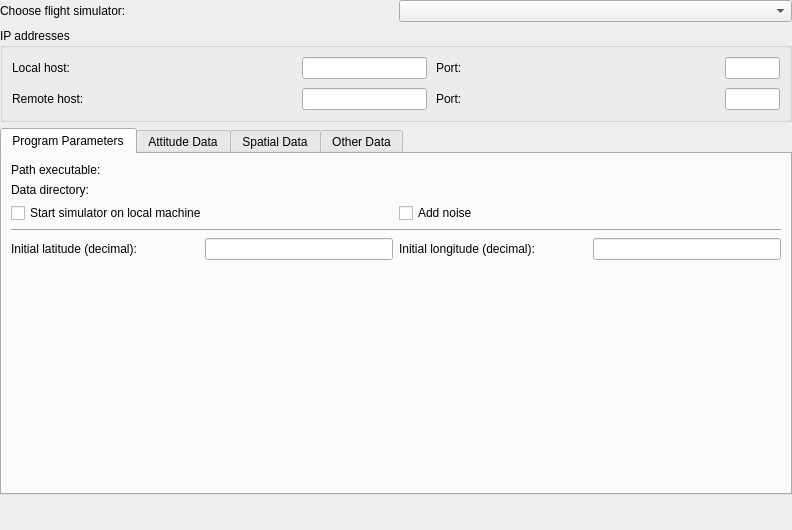
<?xml version="1.0" encoding="UTF-8"?>
<ui version="4.0">
 <class>HITLOptionsPage</class>
 <widget class="QWidget" name="HITLOptionsPage">
  <property name="geometry">
   <rect>
    <x>0</x>
    <y>0</y>
    <width>792</width>
    <height>530</height>
   </rect>
  </property>
  <property name="sizePolicy">
   <sizepolicy hsizetype="Preferred" vsizetype="Preferred">
    <horstretch>0</horstretch>
    <verstretch>0</verstretch>
   </sizepolicy>
  </property>
  <property name="minimumSize">
   <size>
    <width>0</width>
    <height>0</height>
   </size>
  </property>
  <property name="windowTitle">
   <string>Form</string>
  </property>
  <layout class="QVBoxLayout" name="verticalLayout">
   <property name="spacing">
    <number>6</number>
   </property>
   <property name="sizeConstraint">
    <enum>QLayout::SetDefaultConstraint</enum>
   </property>
   <property name="margin">
    <number>0</number>
   </property>
   <item>
    <layout class="QHBoxLayout" name="horizontalLayout">
     <item>
      <widget class="QLabel" name="chooseFlightSimulatorLabel">
       <property name="text">
        <string>Choose flight simulator:</string>
       </property>
      </widget>
     </item>
     <item>
      <widget class="QComboBox" name="chooseFlightSimulator">
       <property name="sizePolicy">
        <sizepolicy hsizetype="Preferred" vsizetype="Fixed">
         <horstretch>0</horstretch>
         <verstretch>0</verstretch>
        </sizepolicy>
       </property>
      </widget>
     </item>
    </layout>
   </item>
   <item>
    <widget class="QGroupBox" name="groupBox_3">
     <property name="sizePolicy">
      <sizepolicy hsizetype="Preferred" vsizetype="Preferred">
       <horstretch>0</horstretch>
       <verstretch>0</verstretch>
      </sizepolicy>
     </property>
     <property name="minimumSize">
      <size>
       <width>0</width>
       <height>0</height>
      </size>
     </property>
     <property name="maximumSize">
      <size>
       <width>16777215</width>
       <height>16777215</height>
      </size>
     </property>
     <property name="title">
      <string>IP addresses</string>
     </property>
     <layout class="QVBoxLayout" name="verticalLayout_10">
      <property name="spacing">
       <number>9</number>
      </property>
      <item>
       <layout class="QHBoxLayout" name="horizontalLayout_7">
        <item>
         <widget class="QLabel" name="label_6">
          <property name="text">
           <string>Local host:    </string>
          </property>
         </widget>
        </item>
        <item>
         <widget class="QLineEdit" name="hostAddress">
          <property name="sizePolicy">
           <sizepolicy hsizetype="Fixed" vsizetype="Fixed">
            <horstretch>0</horstretch>
            <verstretch>0</verstretch>
           </sizepolicy>
          </property>
          <property name="maximumSize">
           <size>
            <width>125</width>
            <height>16777215</height>
           </size>
          </property>
          <property name="toolTip">
           <string>For communication with sim computer via network. Should be the IP address of one of the interfaces of the GCS computer.</string>
          </property>
          <property name="text">
           <string/>
          </property>
          <property name="alignment">
           <set>Qt::AlignRight|Qt::AlignTrailing|Qt::AlignVCenter</set>
          </property>
         </widget>
        </item>
        <item>
         <widget class="QLabel" name="label_5">
          <property name="text">
           <string>Port:</string>
          </property>
         </widget>
        </item>
        <item>
         <widget class="QLineEdit" name="inputPort">
          <property name="sizePolicy">
           <sizepolicy hsizetype="Fixed" vsizetype="Fixed">
            <horstretch>0</horstretch>
            <verstretch>0</verstretch>
           </sizepolicy>
          </property>
          <property name="maximumSize">
           <size>
            <width>55</width>
            <height>16777215</height>
           </size>
          </property>
          <property name="toolTip">
           <string>IP port for receiving data from sim</string>
          </property>
          <property name="text">
           <string/>
          </property>
          <property name="alignment">
           <set>Qt::AlignRight|Qt::AlignTrailing|Qt::AlignVCenter</set>
          </property>
         </widget>
        </item>
       </layout>
      </item>
      <item>
       <layout class="QHBoxLayout" name="horizontalLayout_8">
        <item>
         <widget class="QLabel" name="label_9">
          <property name="text">
           <string>Remote host:</string>
          </property>
         </widget>
        </item>
        <item>
         <widget class="QLineEdit" name="remoteAddress">
          <property name="sizePolicy">
           <sizepolicy hsizetype="Fixed" vsizetype="Fixed">
            <horstretch>0</horstretch>
            <verstretch>0</verstretch>
           </sizepolicy>
          </property>
          <property name="maximumSize">
           <size>
            <width>125</width>
            <height>16777215</height>
           </size>
          </property>
          <property name="toolTip">
           <string>Only required if running simulator on remote machine. Should be the IP of the machine on which the simulator is running.</string>
          </property>
          <property name="alignment">
           <set>Qt::AlignRight|Qt::AlignTrailing|Qt::AlignVCenter</set>
          </property>
         </widget>
        </item>
        <item>
         <widget class="QLabel" name="label_4">
          <property name="text">
           <string>Port:</string>
          </property>
         </widget>
        </item>
        <item>
         <widget class="QLineEdit" name="outputPort">
          <property name="sizePolicy">
           <sizepolicy hsizetype="Fixed" vsizetype="Fixed">
            <horstretch>0</horstretch>
            <verstretch>0</verstretch>
           </sizepolicy>
          </property>
          <property name="maximumSize">
           <size>
            <width>55</width>
            <height>16777215</height>
           </size>
          </property>
          <property name="toolTip">
           <string>IP port for sending data to sim</string>
          </property>
          <property name="alignment">
           <set>Qt::AlignRight|Qt::AlignTrailing|Qt::AlignVCenter</set>
          </property>
         </widget>
        </item>
       </layout>
      </item>
     </layout>
    </widget>
   </item>
   <item>
    <widget class="QTabWidget" name="tabWidget">
     <property name="currentIndex">
      <number>0</number>
     </property>
     <widget class="QWidget" name="tab_1">
      <attribute name="title">
       <string>Program Parameters</string>
      </attribute>
      <layout class="QVBoxLayout" name="verticalLayout_11">
       <item>
        <layout class="QVBoxLayout" name="verticalLayout_12">
         <item>
          <layout class="QGridLayout" name="gridLayout_3">
           <property name="bottomMargin">
            <number>0</number>
           </property>
           <property name="verticalSpacing">
            <number>6</number>
           </property>
           <item row="0" column="0">
            <widget class="QLabel" name="label">
             <property name="sizePolicy">
              <sizepolicy hsizetype="Preferred" vsizetype="Preferred">
               <horstretch>0</horstretch>
               <verstretch>0</verstretch>
              </sizepolicy>
             </property>
             <property name="maximumSize">
              <size>
               <width>110</width>
               <height>16777215</height>
              </size>
             </property>
             <property name="text">
              <string>Path executable:</string>
             </property>
            </widget>
           </item>
           <item row="0" column="1">
            <widget class="Utils::PathChooser" name="executablePath" native="true">
             <property name="sizePolicy">
              <sizepolicy hsizetype="MinimumExpanding" vsizetype="Preferred">
               <horstretch>0</horstretch>
               <verstretch>0</verstretch>
              </sizepolicy>
             </property>
            </widget>
           </item>
           <item row="1" column="0">
            <widget class="QLabel" name="label_2">
             <property name="sizePolicy">
              <sizepolicy hsizetype="Preferred" vsizetype="Fixed">
               <horstretch>0</horstretch>
               <verstretch>0</verstretch>
              </sizepolicy>
             </property>
             <property name="maximumSize">
              <size>
               <width>16777215</width>
               <height>16777215</height>
              </size>
             </property>
             <property name="text">
              <string>Data directory:</string>
             </property>
            </widget>
           </item>
           <item row="1" column="1">
            <layout class="QHBoxLayout" name="horizontalLayout_11">
             <item>
              <widget class="Utils::PathChooser" name="dataPath" native="true">
               <property name="sizePolicy">
                <sizepolicy hsizetype="MinimumExpanding" vsizetype="Preferred">
                 <horstretch>0</horstretch>
                 <verstretch>0</verstretch>
                </sizepolicy>
               </property>
              </widget>
             </item>
            </layout>
           </item>
          </layout>
         </item>
         <item>
          <layout class="QHBoxLayout" name="horizontalLayout_13">
           <item>
            <widget class="QCheckBox" name="startSim">
             <property name="sizePolicy">
              <sizepolicy hsizetype="Preferred" vsizetype="Preferred">
               <horstretch>0</horstretch>
               <verstretch>0</verstretch>
              </sizepolicy>
             </property>
             <property name="toolTip">
              <string>Check this box to start the simulator on the local computer</string>
             </property>
             <property name="text">
              <string>Start simulator on local machine</string>
             </property>
            </widget>
           </item>
           <item>
            <widget class="QCheckBox" name="noiseCheckBox">
             <property name="sizePolicy">
              <sizepolicy hsizetype="Preferred" vsizetype="Preferred">
               <horstretch>0</horstretch>
               <verstretch>0</verstretch>
              </sizepolicy>
             </property>
             <property name="toolTip">
              <string>Add noise to sensor simulation</string>
             </property>
             <property name="text">
              <string>Add noise</string>
             </property>
            </widget>
           </item>
          </layout>
         </item>
         <item>
          <widget class="Line" name="line">
           <property name="orientation">
            <enum>Qt::Horizontal</enum>
           </property>
          </widget>
         </item>
         <item>
          <layout class="QHBoxLayout" name="horizontalLayout_12">
           <property name="margin">
            <number>0</number>
           </property>
           <item>
            <widget class="QLabel" name="label_13">
             <property name="text">
              <string>Initial latitude (decimal):</string>
             </property>
            </widget>
           </item>
           <item>
            <widget class="QLineEdit" name="latitude">
             <property name="sizePolicy">
              <sizepolicy hsizetype="Preferred" vsizetype="Preferred">
               <horstretch>0</horstretch>
               <verstretch>0</verstretch>
              </sizepolicy>
             </property>
             <property name="maximumSize">
              <size>
               <width>16777215</width>
               <height>16777215</height>
              </size>
             </property>
             <property name="text">
              <string/>
             </property>
             <property name="alignment">
              <set>Qt::AlignRight|Qt::AlignTrailing|Qt::AlignVCenter</set>
             </property>
            </widget>
           </item>
           <item>
            <widget class="QLabel" name="label_14">
             <property name="text">
              <string>Initial longitude (decimal):</string>
             </property>
            </widget>
           </item>
           <item>
            <widget class="QLineEdit" name="longitude">
             <property name="sizePolicy">
              <sizepolicy hsizetype="Preferred" vsizetype="Preferred">
               <horstretch>0</horstretch>
               <verstretch>0</verstretch>
              </sizepolicy>
             </property>
             <property name="maximumSize">
              <size>
               <width>16777215</width>
               <height>16777215</height>
              </size>
             </property>
             <property name="text">
              <string/>
             </property>
             <property name="alignment">
              <set>Qt::AlignRight|Qt::AlignTrailing|Qt::AlignVCenter</set>
             </property>
            </widget>
           </item>
          </layout>
         </item>
        </layout>
       </item>
       <item>
        <spacer name="verticalSpacer_3">
         <property name="orientation">
          <enum>Qt::Vertical</enum>
         </property>
         <property name="sizeHint" stdset="0">
          <size>
           <width>20</width>
           <height>40</height>
          </size>
         </property>
        </spacer>
       </item>
      </layout>
     </widget>
     <widget class="QWidget" name="tab_2">
      <attribute name="title">
       <string>Attitude Data</string>
      </attribute>
      <layout class="QVBoxLayout" name="verticalLayout_14">
       <item>
        <layout class="QVBoxLayout" name="verticalLayout_13">
         <property name="bottomMargin">
          <number>0</number>
         </property>
         <item>
          <widget class="QGroupBox" name="attRawCheckbox">
           <property name="enabled">
            <bool>true</bool>
           </property>
           <property name="title">
            <string>AttitudeRaw (gyro, accels)</string>
           </property>
           <property name="flat">
            <bool>true</bool>
           </property>
           <property name="checkable">
            <bool>true</bool>
           </property>
           <property name="checked">
            <bool>false</bool>
           </property>
           <layout class="QHBoxLayout" name="horizontalLayout_4">
            <property name="spacing">
             <number>6</number>
            </property>
            <property name="topMargin">
             <number>9</number>
            </property>
            <property name="rightMargin">
             <number>9</number>
            </property>
            <property name="bottomMargin">
             <number>9</number>
            </property>
            <item>
             <widget class="QLabel" name="label_8">
              <property name="sizePolicy">
               <sizepolicy hsizetype="Preferred" vsizetype="Fixed">
                <horstretch>0</horstretch>
                <verstretch>0</verstretch>
               </sizepolicy>
              </property>
              <property name="text">
               <string>Refresh rate:</string>
              </property>
             </widget>
            </item>
            <item>
             <widget class="QSpinBox" name="attRawRateSpinbox">
              <property name="enabled">
               <bool>true</bool>
              </property>
              <property name="sizePolicy">
               <sizepolicy hsizetype="Preferred" vsizetype="Fixed">
                <horstretch>0</horstretch>
                <verstretch>0</verstretch>
               </sizepolicy>
              </property>
              <property name="toolTip">
               <string>0 - update once, or every N seconds</string>
              </property>
              <property name="suffix">
               <string>ms</string>
              </property>
              <property name="minimum">
               <number>10</number>
              </property>
              <property name="maximum">
               <number>100</number>
              </property>
              <property name="value">
               <number>20</number>
              </property>
             </widget>
            </item>
           </layout>
          </widget>
         </item>
         <item>
          <widget class="QGroupBox" name="attStateCheckbox">
           <property name="enabled">
            <bool>true</bool>
           </property>
           <property name="title">
            <string>AttitudeState</string>
           </property>
           <property name="flat">
            <bool>true</bool>
           </property>
           <property name="checkable">
            <bool>true</bool>
           </property>
           <property name="checked">
            <bool>true</bool>
           </property>
           <layout class="QVBoxLayout" name="verticalLayout_4">
            <property name="spacing">
             <number>6</number>
            </property>
            <property name="topMargin">
             <number>9</number>
            </property>
            <property name="rightMargin">
             <number>9</number>
            </property>
            <property name="bottomMargin">
             <number>9</number>
            </property>
            <item>
             <widget class="QRadioButton" name="attActSim">
              <property name="font">
               <font>
                <weight>75</weight>
                <bold>true</bold>
               </font>
              </property>
              <property name="toolTip">
               <string/>
              </property>
              <property name="text">
               <string>use values from simulator</string>
              </property>
              <property name="checked">
               <bool>true</bool>
              </property>
             </widget>
            </item>
            <item>
             <widget class="QRadioButton" name="attActHW">
              <property name="text">
               <string>send simulated inertial data to board</string>
              </property>
             </widget>
            </item>
            <item>
             <widget class="QRadioButton" name="attActCalc">
              <property name="toolTip">
               <string/>
              </property>
              <property name="text">
               <string>calculate from simulated sensor data</string>
              </property>
             </widget>
            </item>
           </layout>
          </widget>
         </item>
         <item>
          <spacer name="verticalSpacer">
           <property name="orientation">
            <enum>Qt::Vertical</enum>
           </property>
           <property name="sizeHint" stdset="0">
            <size>
             <width>20</width>
             <height>40</height>
            </size>
           </property>
          </spacer>
         </item>
        </layout>
       </item>
      </layout>
     </widget>
     <widget class="QWidget" name="tab_3">
      <attribute name="title">
       <string>Spatial Data</string>
      </attribute>
      <layout class="QVBoxLayout" name="verticalLayout_16">
       <item>
        <layout class="QVBoxLayout" name="verticalLayout_15">
         <property name="bottomMargin">
          <number>0</number>
         </property>
         <item>
          <widget class="QGroupBox" name="groundTruthCheckbox">
           <property name="title">
            <string>Ground truth position and velocity</string>
           </property>
           <property name="flat">
            <bool>true</bool>
           </property>
           <property name="checkable">
            <bool>true</bool>
           </property>
           <property name="checked">
            <bool>true</bool>
           </property>
           <layout class="QHBoxLayout" name="horizontalLayout_2">
            <property name="spacing">
             <number>6</number>
            </property>
            <property name="topMargin">
             <number>9</number>
            </property>
            <property name="rightMargin">
             <number>9</number>
            </property>
            <property name="bottomMargin">
             <number>9</number>
            </property>
            <item>
             <widget class="QLabel" name="label_7">
              <property name="text">
               <string>Refresh rate:</string>
              </property>
             </widget>
            </item>
            <item>
             <widget class="QSpinBox" name="groundTruthRateSpinbox">
              <property name="enabled">
               <bool>true</bool>
              </property>
              <property name="toolTip">
               <string>0 - update once, or every N seconds</string>
              </property>
              <property name="suffix">
               <string>ms</string>
              </property>
              <property name="minimum">
               <number>1</number>
              </property>
              <property name="maximum">
               <number>5000</number>
              </property>
              <property name="singleStep">
               <number>100</number>
              </property>
              <property name="value">
               <number>100</number>
              </property>
             </widget>
            </item>
           </layout>
          </widget>
         </item>
         <item>
          <widget class="QGroupBox" name="gpsPositionCheckbox">
           <property name="title">
            <string>GPS data</string>
           </property>
           <property name="flat">
            <bool>true</bool>
           </property>
           <property name="checkable">
            <bool>true</bool>
           </property>
           <property name="checked">
            <bool>false</bool>
           </property>
           <layout class="QHBoxLayout" name="horizontalLayout_5">
            <property name="spacing">
             <number>6</number>
            </property>
            <property name="topMargin">
             <number>9</number>
            </property>
            <property name="rightMargin">
             <number>9</number>
            </property>
            <property name="bottomMargin">
             <number>9</number>
            </property>
            <item>
             <widget class="QLabel" name="label_10">
              <property name="enabled">
               <bool>true</bool>
              </property>
              <property name="text">
               <string>Refresh rate:</string>
              </property>
             </widget>
            </item>
            <item>
             <widget class="QSpinBox" name="gpsPosRateSpinbox">
              <property name="enabled">
               <bool>true</bool>
              </property>
              <property name="toolTip">
               <string>0 - update once, or every N seconds</string>
              </property>
              <property name="suffix">
               <string>ms</string>
              </property>
              <property name="minimum">
               <number>1</number>
              </property>
              <property name="maximum">
               <number>5000</number>
              </property>
              <property name="singleStep">
               <number>100</number>
              </property>
              <property name="value">
               <number>100</number>
              </property>
             </widget>
            </item>
           </layout>
          </widget>
         </item>
         <item>
          <spacer name="verticalSpacer_2">
           <property name="orientation">
            <enum>Qt::Vertical</enum>
           </property>
           <property name="sizeHint" stdset="0">
            <size>
             <width>20</width>
             <height>40</height>
            </size>
           </property>
          </spacer>
         </item>
        </layout>
       </item>
      </layout>
     </widget>
     <widget class="QWidget" name="tab_4">
      <attribute name="title">
       <string>Other Data</string>
      </attribute>
      <layout class="QVBoxLayout" name="verticalLayout_9">
       <item>
        <layout class="QVBoxLayout" name="verticalLayout_2">
         <property name="bottomMargin">
          <number>0</number>
         </property>
         <item>
          <widget class="QGroupBox" name="airspeedStateCheckbox">
           <property name="minimumSize">
            <size>
             <width>0</width>
             <height>0</height>
            </size>
           </property>
           <property name="title">
            <string>AirspeedState</string>
           </property>
           <property name="flat">
            <bool>true</bool>
           </property>
           <property name="checkable">
            <bool>true</bool>
           </property>
           <layout class="QHBoxLayout" name="horizontalLayout_9">
            <property name="spacing">
             <number>6</number>
            </property>
            <item>
             <widget class="QLabel" name="label_15">
              <property name="text">
               <string>Refresh rate:</string>
              </property>
             </widget>
            </item>
            <item>
             <widget class="QSpinBox" name="airspeedRateSpinbox">
              <property name="toolTip">
               <string>0 - update once, or every N seconds</string>
              </property>
              <property name="suffix">
               <string>ms</string>
              </property>
              <property name="maximum">
               <number>5000</number>
              </property>
              <property name="value">
               <number>100</number>
              </property>
             </widget>
            </item>
           </layout>
          </widget>
         </item>
         <item>
          <widget class="QGroupBox" name="baroAltitudeCheckbox">
           <property name="enabled">
            <bool>true</bool>
           </property>
           <property name="title">
            <string>BaroAltitude</string>
           </property>
           <property name="flat">
            <bool>true</bool>
           </property>
           <property name="checkable">
            <bool>true</bool>
           </property>
           <property name="checked">
            <bool>false</bool>
           </property>
           <layout class="QVBoxLayout" name="verticalLayout_6">
            <property name="spacing">
             <number>6</number>
            </property>
            <property name="margin">
             <number>9</number>
            </property>
            <item>
             <layout class="QGridLayout" name="gridLayout_2">
              <item row="0" column="0">
               <widget class="QLabel" name="label_11">
                <property name="text">
                 <string>Range detection:</string>
                </property>
               </widget>
              </item>
              <item row="0" column="1">
               <widget class="QSpinBox" name="sonarMaxAlt">
                <property name="suffix">
                 <string>m</string>
                </property>
                <property name="minimum">
                 <number>1</number>
                </property>
                <property name="maximum">
                 <number>10</number>
                </property>
                <property name="value">
                 <number>5</number>
                </property>
               </widget>
              </item>
              <item row="1" column="0">
               <widget class="QLabel" name="label_12">
                <property name="text">
                 <string>Refresh rate:</string>
                </property>
               </widget>
              </item>
              <item row="1" column="1">
               <widget class="QSpinBox" name="baroAltRateSpinbox">
                <property name="toolTip">
                 <string>0 - update once, or every N seconds</string>
                </property>
                <property name="suffix">
                 <string>ms</string>
                </property>
                <property name="minimum">
                 <number>20</number>
                </property>
                <property name="maximum">
                 <number>2000</number>
                </property>
                <property name="singleStep">
                 <number>10</number>
                </property>
                <property name="value">
                 <number>250</number>
                </property>
               </widget>
              </item>
             </layout>
            </item>
           </layout>
          </widget>
         </item>
         <item>
          <widget class="QGroupBox" name="inputCommandCheckbox">
           <property name="enabled">
            <bool>true</bool>
           </property>
           <property name="title">
            <string>Map transmitter commands...</string>
           </property>
           <property name="flat">
            <bool>true</bool>
           </property>
           <property name="checkable">
            <bool>true</bool>
           </property>
           <property name="checked">
            <bool>true</bool>
           </property>
           <layout class="QVBoxLayout" name="verticalLayout_5">
            <property name="spacing">
             <number>6</number>
            </property>
            <property name="topMargin">
             <number>9</number>
            </property>
            <property name="rightMargin">
             <number>9</number>
            </property>
            <property name="bottomMargin">
             <number>9</number>
            </property>
            <item>
             <widget class="QRadioButton" name="manualControlRadioButton">
              <property name="enabled">
               <bool>true</bool>
              </property>
              <property name="font">
               <font>
                <weight>75</weight>
                <bold>true</bold>
               </font>
              </property>
              <property name="text">
               <string>from hardware to simulator (via ManualCtrl)</string>
              </property>
              <property name="checked">
               <bool>true</bool>
              </property>
             </widget>
            </item>
            <item>
             <widget class="QRadioButton" name="gcsReceiverRadioButton">
              <property name="text">
               <string>from simulator to hardware (via GCSReceiver)</string>
              </property>
              <property name="checked">
               <bool>false</bool>
              </property>
             </widget>
            </item>
           </layout>
          </widget>
         </item>
         <item>
          <layout class="QHBoxLayout" name="horizontalLayout_6">
           <property name="spacing">
            <number>6</number>
           </property>
           <item>
            <widget class="QLabel" name="label_3">
             <property name="text">
              <string>Maximum GCS to hardware output rate:</string>
             </property>
            </widget>
           </item>
           <item>
            <widget class="QSpinBox" name="minOutputPeriodSpinbox">
             <property name="enabled">
              <bool>true</bool>
             </property>
             <property name="toolTip">
              <string>Set the maximum rate at which GCS sends simulator data to the hardware</string>
             </property>
             <property name="suffix">
              <string>ms</string>
             </property>
             <property name="minimum">
              <number>10</number>
             </property>
             <property name="maximum">
              <number>500</number>
             </property>
             <property name="singleStep">
              <number>5</number>
             </property>
             <property name="value">
              <number>100</number>
             </property>
            </widget>
           </item>
          </layout>
         </item>
         <item>
          <spacer name="verticalSpacer_4">
           <property name="orientation">
            <enum>Qt::Vertical</enum>
           </property>
           <property name="sizeHint" stdset="0">
            <size>
             <width>20</width>
             <height>40</height>
            </size>
           </property>
          </spacer>
         </item>
        </layout>
       </item>
      </layout>
     </widget>
    </widget>
   </item>
   <item>
    <spacer name="verticalSpacer_5">
     <property name="orientation">
      <enum>Qt::Vertical</enum>
     </property>
     <property name="sizeType">
      <enum>QSizePolicy::Expanding</enum>
     </property>
     <property name="sizeHint" stdset="0">
      <size>
       <width>20</width>
       <height>40</height>
      </size>
     </property>
    </spacer>
   </item>
  </layout>
 </widget>
 <customwidgets>
  <customwidget>
   <class>Utils::PathChooser</class>
   <extends>QWidget</extends>
   <header>utils/pathchooser.h</header>
   <container>1</container>
  </customwidget>
 </customwidgets>
 <tabstops>
  <tabstop>chooseFlightSimulator</tabstop>
  <tabstop>hostAddress</tabstop>
  <tabstop>inputPort</tabstop>
  <tabstop>remoteAddress</tabstop>
  <tabstop>outputPort</tabstop>
 </tabstops>
 <resources/>
 <connections/>
</ui>
